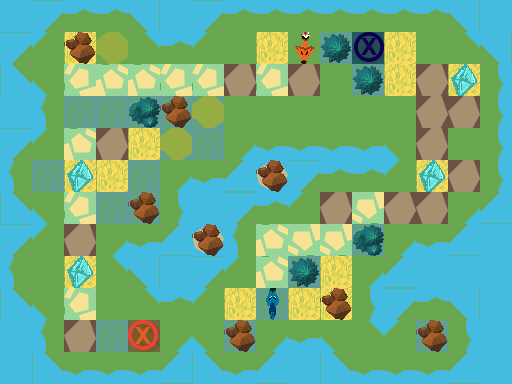

Rendered tile map (Tiled .tmx) drawn with the repository's tilesets; below, a short description and the full map source, tile grids included:
An orthogonal 16x12 tile map with 32x32 px tiles, 3 tile layers (Ground, Obstacles, Objects), 1 hidden layer not drawn.

<map version="1.0" orientation="orthogonal" renderorder="right-down" width="16" height="12" tilewidth="32" tileheight="32" nextobjectid="6">
 <tileset firstgid="1" name="TilesetPlaceholder" tilewidth="32" tileheight="32" tilecount="240" columns="10">
  <image source="../../../Tileset.png" width="320" height="768" />
 </tileset>
 <layer name="Ground" width="16" height="12">
  <data encoding="csv">
5,3221225493,1610612747,1610612747,1610612757,5,3221225493,1610612747,1610612747,1610612747,1610612747,1610612747,1610612747,1610612747,1610612757,5,
3221225493,3221225503,2,1,1610612767,1610612747,3221225503,1,2,1,7,1,2,1,1610612767,1610612757,
2684354581,2684354591,8,2684354568,2684354568,8,8,17,8,17,1,7,2,17,2,11,
5,3221225483,7,7,7,7,7,1,1,1,1,1,1,17,17,11,
3221225493,3221225503,2684354568,17,2,7,7,31,2684354571,2684354571,2684354571,2684354571,2684354591,17,1,11,
3221225483,7,2,2,7,31,2684354571,21,6,3221225493,1610612747,1610612747,3221225503,2,17,11,
2684354581,2684354591,8,7,7,11,5,3221225493,1610612747,3221225503,17,1610612744,17,17,31,21,
3221225493,3221225503,17,31,2684354571,21,6,3221225483,2684354568,1610612744,1610612744,7,31,2684354571,21,5,
3221225483,1,2,1610612767,1610612757,5,3221225493,3221225503,2684354568,7,2,31,21,5,5,5,
2684354581,2684354591,8,1,1610612767,1610612747,3221225503,2,7,2,2,11,3221225493,1610612747,1610612757,5,
5,3221225483,17,7,7,31,2684354591,7,31,2684354571,2684354591,1610612767,3221225503,7,11,5,
5,2684354581,2684354571,2684354571,2684354571,21,2684354581,2684354571,21,5,2684354581,2684354571,2684354571,2684354571,21,5
</data>
 </layer>
 <layer name="Obstacles" width="16" height="12">
  <data encoding="csv">
0,0,0,0,0,0,0,0,0,0,0,0,0,0,0,0,
0,0,56,44,0,0,0,0,0,0,53,0,0,0,0,0,
0,0,0,0,0,0,0,0,0,0,0,53,0,0,0,0,
0,0,0,0,42,56,44,0,0,0,0,0,0,0,0,0,
0,0,0,0,0,44,0,0,0,0,0,0,0,0,0,0,
0,0,0,0,0,0,0,0,56,0,0,0,0,0,0,0,
0,0,0,0,56,0,0,0,0,0,0,0,0,0,0,0,
0,0,0,0,0,0,56,0,0,0,0,42,0,0,0,0,
0,0,0,0,0,0,0,0,0,53,0,0,0,0,0,0,
0,0,0,0,0,0,0,0,0,0,56,0,0,0,0,0,
0,0,0,0,0,0,0,56,0,0,0,0,0,56,0,0,
0,0,0,0,0,0,0,0,0,0,0,0,0,0,0,0
</data>
 </layer>
 <layer name="Objects" width="16" height="12">
  <data encoding="csv">
0,0,0,0,0,0,0,0,0,0,0,0,0,0,0,0,
0,0,0,0,0,0,0,0,0,3221225663,0,182,0,0,0,0,
0,0,0,0,0,0,0,0,0,0,0,0,0,0,184,0,
0,0,0,0,0,0,0,0,0,0,0,0,0,0,0,0,
0,0,0,0,0,0,0,0,0,0,0,0,0,0,0,0,
0,0,184,0,0,0,0,0,0,0,0,0,0,184,0,0,
0,0,0,0,0,0,0,0,0,0,0,0,0,0,0,0,
0,0,0,0,0,0,0,0,0,0,0,0,0,0,0,0,
0,0,184,0,0,0,0,0,0,0,0,0,0,0,0,0,
0,0,0,0,0,0,0,0,192,0,0,0,0,0,0,0,
0,0,0,0,181,0,0,0,0,0,0,0,0,0,0,0,
0,0,0,0,0,0,0,0,0,0,0,0,0,0,0,0
</data>
 </layer>
 <layer name="Solution" width="16" height="12" visible="0">
  <data encoding="csv">
224,224,224,224,224,224,224,224,224,224,224,224,224,224,224,224,
224,0,0,0,0,0,0,0,0,0,0,0,0,0,0,224,
224,0,0,0,0,0,0,0,0,0,0,0,0,0,0,224,
224,224,224,224,224,224,0,0,0,0,0,0,0,0,0,224,
224,224,224,224,224,224,0,0,0,0,0,0,0,0,0,224,
224,0,0,0,0,0,0,0,0,0,0,0,0,0,0,224,
224,0,0,0,0,0,0,0,0,0,0,0,0,0,0,224,
224,0,0,0,0,0,0,0,0,0,0,0,0,0,0,224,
224,0,0,0,0,0,0,0,0,0,0,17,0,0,0,224,
224,0,0,0,0,0,0,0,0,0,0,0,0,0,0,224,
224,0,0,0,0,0,0,0,0,0,0,0,0,0,0,224,
224,224,224,224,224,224,224,224,224,224,224,224,224,224,224,224
</data>
 </layer>
</map>
